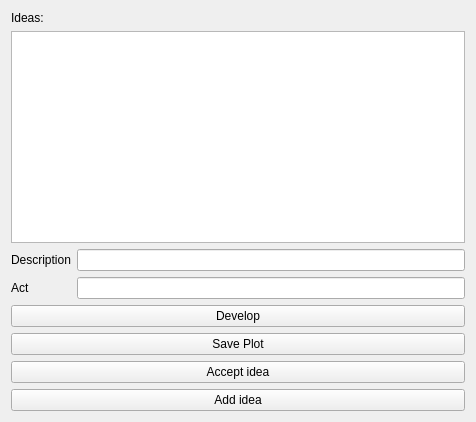
<?xml version="1.0" encoding="UTF-8"?>
<ui version="4.0">
 <class>gui</class>
 <widget class="QWidget" name="gui">
  <property name="geometry">
   <rect>
    <x>0</x>
    <y>0</y>
    <width>476</width>
    <height>422</height>
   </rect>
  </property>
  <property name="windowTitle">
   <string>gui</string>
  </property>
  <layout class="QVBoxLayout" name="verticalLayout">
   <item>
    <widget class="QLabel" name="label">
     <property name="text">
      <string>Ideas:</string>
     </property>
    </widget>
   </item>
   <item>
    <widget class="QTableView" name="tableView"/>
   </item>
   <item>
    <layout class="QGridLayout" name="gridLayout">
     <item row="2" column="1">
      <widget class="QLineEdit" name="actEdit"/>
     </item>
     <item row="2" column="0">
      <widget class="QLabel" name="label_3">
       <property name="text">
        <string>Act</string>
       </property>
      </widget>
     </item>
     <item row="1" column="1">
      <widget class="QLineEdit" name="descriptionEdit"/>
     </item>
     <item row="1" column="0">
      <widget class="QLabel" name="label_2">
       <property name="text">
        <string>Description</string>
       </property>
      </widget>
     </item>
    </layout>
   </item>
   <item>
    <widget class="QPushButton" name="developButton">
     <property name="text">
      <string>Develop</string>
     </property>
    </widget>
   </item>
   <item>
    <widget class="QPushButton" name="savePlotButton">
     <property name="text">
      <string>Save Plot</string>
     </property>
    </widget>
   </item>
   <item>
    <widget class="QPushButton" name="acceptIdeaButton">
     <property name="text">
      <string>Accept idea</string>
     </property>
    </widget>
   </item>
   <item>
    <widget class="QPushButton" name="addIdeaButton">
     <property name="text">
      <string>Add idea</string>
     </property>
    </widget>
   </item>
  </layout>
 </widget>
 <resources/>
 <connections/>
</ui>
